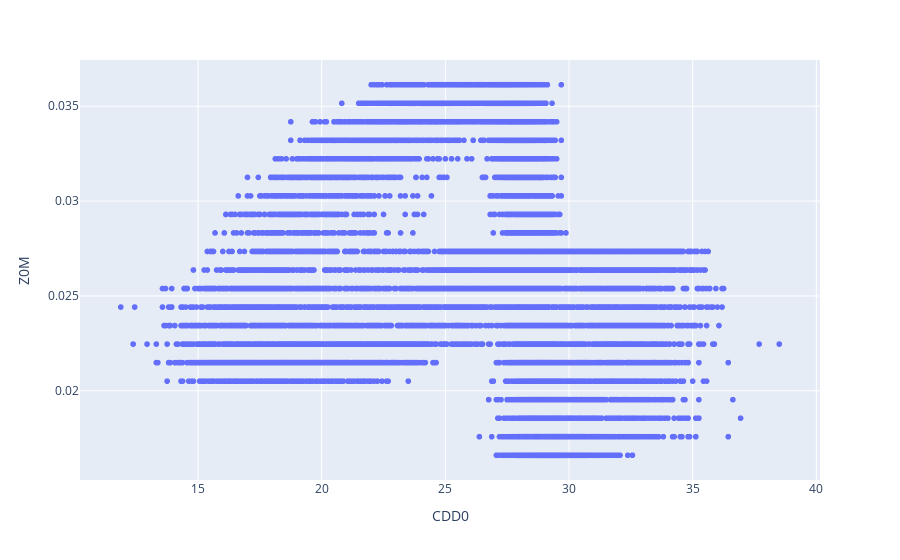

The notebook cell saved with this chart:
### Markdown cell above
### Target Variable -> CDD10
#### Attempting to visualise variation of target variable with the rest of the attributes

### Code cell
fig = px.scatter(df, x='CDD0', y="Z0M")
fig.show()

### Figure 1 — Plotly figure (JSON) as saved in the notebook; plotly's stock layout.template omitted (floating-point values rounded to 4 significant figures; data arrays with more than 128 entries replaced by an {"elided": "..."} marker saying what was removed)
{"data": [{"hovertemplate": "CDD0=%{x}<br>Z0M=%{y}<extra></extra>", "legendgroup": "", "marker": {"color": "#636efa", "symbol": "circle"}, "mode": "markers", "name": "", "showlegend": false, "type": "scattergl", "x": {"elided": "15645 float values"}, "xaxis": "x", "y": {"elided": "15645 float values"}, "yaxis": "y"}], "layout": {"autosize": true, "legend": {"tracegroupgap": 0}, "margin": {"t": 60}, "xaxis": {"anchor": "y", "autorange": true, "domain": [0, 1], "range": [10.27, 40.11], "title": {"text": "CDD0"}, "type": "linear"}, "yaxis": {"anchor": "x", "autorange": true, "domain": [0, 1], "range": [0.01509, 0.03765], "title": {"text": "Z0M"}, "type": "linear"}}}
